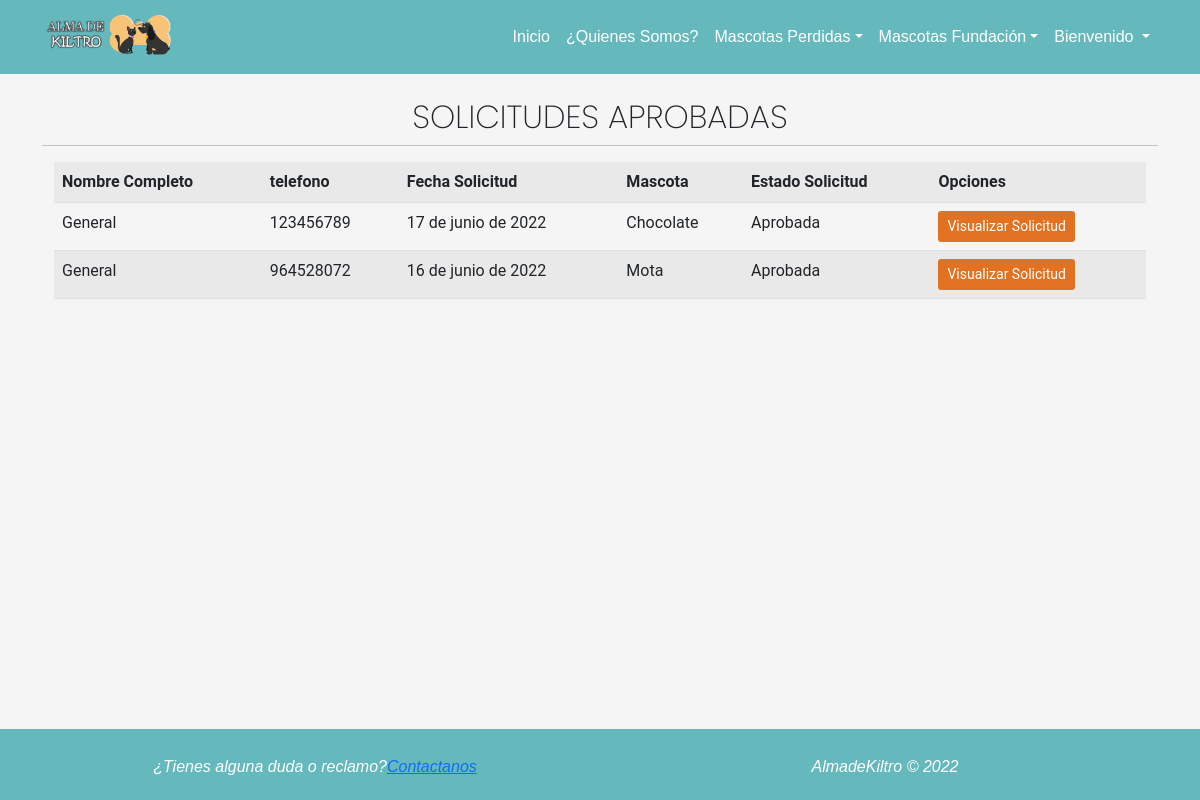
Page /listado_aprobadas/ (signed in) on the committed database.
### app/models.py (models this page shows, shortened)
class FormularioAdopcion(models.Model):
    nombres = models.CharField(max_length=250)
    apellidos = models.CharField(max_length=250)
    edad = models.IntegerField()
    telefono = models.IntegerField()
    tipo_vivienda = models.CharField(max_length=50,choices=opciones_tipo_vivienda)
    direccion = models.CharField(max_length=250)
    otra_mascota = models.BooleanField()
    fecha_solicitud = models.DateField(auto_now=True)
    cantidad_mascotas = models.IntegerField(choices=opciones_cantidad_mascotas)
    mascota = models.ForeignKey(Mascota, on_delete=models.PROTECT)
    estado_solicitud = models.CharField(max_length=50, choices=opciones_estado_solicitud, default='Pendiente')

class Mascota(models.Model):
    nombre_mascota = models.CharField(max_length=250)
    imagen = models.ImageField(upload_to="mascota", null=True)
    edad_mascota = models.CharField(max_length=250)
    sexo = models.IntegerField(choices=opciones_sexo)
    descripcion = models.TextField()
    tamaño = models.IntegerField(choices=opciones_tamaño)
    peso = models.CharField(max_length=250)
    especie = models.ForeignKey(Especie, on_delete=models.PROTECT)
    raza = models.ForeignKey(Raza, on_delete=models.PROTECT)
    def __str__(self):
        return self.nombre_mascota

### app/views.py (the view)
# urls.py: path('listado_aprobadas/', listar_aprobadas, name="listar_aprobadas"),
@permission_required('app.view_formularioadopcion')
def listar_aprobadas(request):
    solicitudes = FormularioAdopcion.objects.all().order_by('-fecha_solicitud')
    data = {
        'solicitudes': solicitudes
    }
    return render(request, 'app/mascota/solicitudes_aprobadas.html', data)

### app/templates/app/mascota/solicitudes_aprobadas.html (shortened to what this page needs)
{% extends 'app/base.html' %}
{% load static %}
{% block css %}
<link rel="stylesheet" href="{% static 'app/css/mascotas.css' %}">
{% endblock %}
{% block contenido %}
<div class="container">
    <div class="row">
        <h2 class="text-center tituloListar">SOLICITUDES APROBADAS</h2>
        <hr>
    </div>
    <div class="table-responsive">
        <table class="table table-striped table-hover ">
            <tr>
                <th>Nombre Completo</th>
                <th>telefono</th>
                <th>Fecha Solicitud</th>
                <th>Mascota</th>
                <th>Estado Solicitud</th>
                <th>Opciones</th>
            </tr>
            {% for m in solicitudes %}
            {%  if m.estado_solicitud == 'Aprobada' %}
            <tr>
                <td>{{ m.nombres | title }}</td>
                <td>{{ m.telefono }}</td>
                <td>{{ m.fecha_solicitud }}</td>
                <td>{{ m.mascota }}</td>
                <td>{{ m.estado_solicitud }}</td>
                <td class="d-flex">
                    <a href="{% url 'ver_aprobada' m.id %}" class="btn btn-outline linkSolicitar text-center btn-sm"> Visualizar Solicitud
                    </a>
                </td>
            </tr>
            {% endif %}
            {% endfor %}
        </table>
    </div>
</div>
{% endblock %}

### app/static/app/css/navbar.css (style rules this page uses)
body { font-family: 'Roboto', sans-serif; }
* { margin: 0; padding: 0; }

### app/static/app/css/style.css (style rules this page uses)
html { min-height: 100%; position: relative; }
body { background-color: whitesmoke; }
.tituloListar { font-family: 'Poppins'; font-style: ExtraLigth; font-weight:200; }

### app/static/app/css/mascotas.css (style rules this page uses)
.linkSolicitar { color: white; background-color: #e27222; }

### rows in the picture
FormularioAdopcion: nombres "General", telefono "123456789", fecha_solicitud "17 de junio de 2022", mascota "Chocolate", estado_solicitud "Aprobada"
FormularioAdopcion: nombres "General", telefono "964528072", fecha_solicitud "16 de junio de 2022", mascota "Mota", estado_solicitud "Aprobada"
